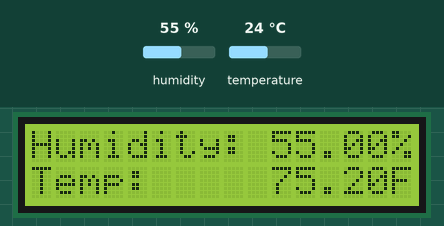
This sketch was run on a simulated Arduino Uno, built with avr-gcc and run on an emulated ATmega328P. Shown: 16×2 character LCD. The inputs (shaded band) are chosen by the test bench; at power-on: humidity 55 %, temperature 24 °C.

Above: at 2.6 s.
2.7 s: humidity set to 22 %
At 5.3 s:
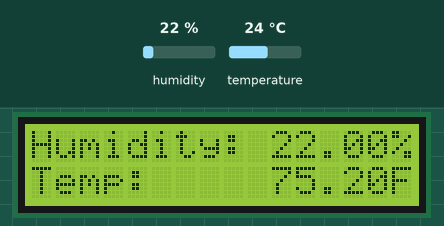
5.7 s: temperature set to 12 °C
At 6.9 s:
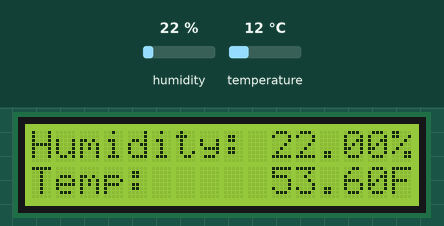
8.7 s: humidity set to 40 %
At 10.8 s:
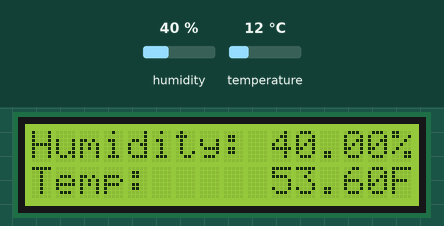
11.7 s: temperature set to 19 °C
At 13.4 s:
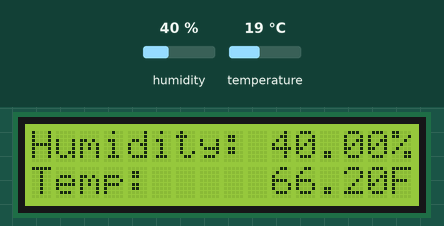
Timing chart, 0 to 14.9 s (numbered marks = the images above; inputs shaded):
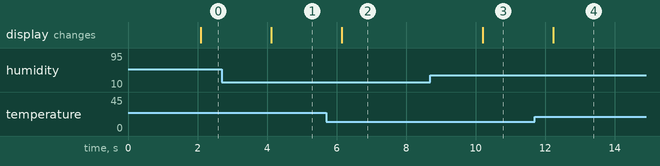

The sketch:

LCDHumidtyTempDisplay.ino
```cpp
#include <LiquidCrystal.h>
#include "DHT.h"
#define DHTTYPE DHT11

const int DHTPIN = 6, RS = 7, EN = 8, D4 = 9, D5 = 10, D6 = 11, D7 = 12;
DHT dht(DHTPIN, DHTTYPE);

LiquidCrystal lcd(RS, EN, D4, D5, D6, D7);

void setup()
{
      Serial.begin(9600); //for error printing
      lcd.begin(16, 2); // inialize the lcd
      lcd.print("Initializing....");
      dht.begin(); // initialize the humidity/temp sensor
}

void loop()
{
  delay(2000);

  // read humidity
  float humi  = dht.readHumidity();
  // read temperature as Fahrenheit
  float tempF = dht.readTemperature(true);

  // check if any reads failed and print to serial if so
  if (isnan(humi)) {
    Serial.println("Failed to read humidity!");
  }
  else{
    lcd.setCursor(0, 0);
    lcd.print("Humidity: ");
    lcd.print(humi);
    lcd.print("%");
  }
  if (isnan(tempF)){
    Serial.println("Failed to read temperature (F)!");
  }
  else {
    lcd.setCursor(0, 1);
    lcd.print("Temp:     ");
    lcd.print(tempF);
    lcd.print("F");
  }

}
```

Measured:
- after the input at 2.7 s, the display: changes after 1.4 s (image 1)
- after the input at 5.7 s, the display: changes after 0.45 s (image 2)
- after the input at 8.7 s, the display: changes after 1.5 s (image 3)
- after the input at 11.7 s, the display: changes after 0.54 s (image 4)
